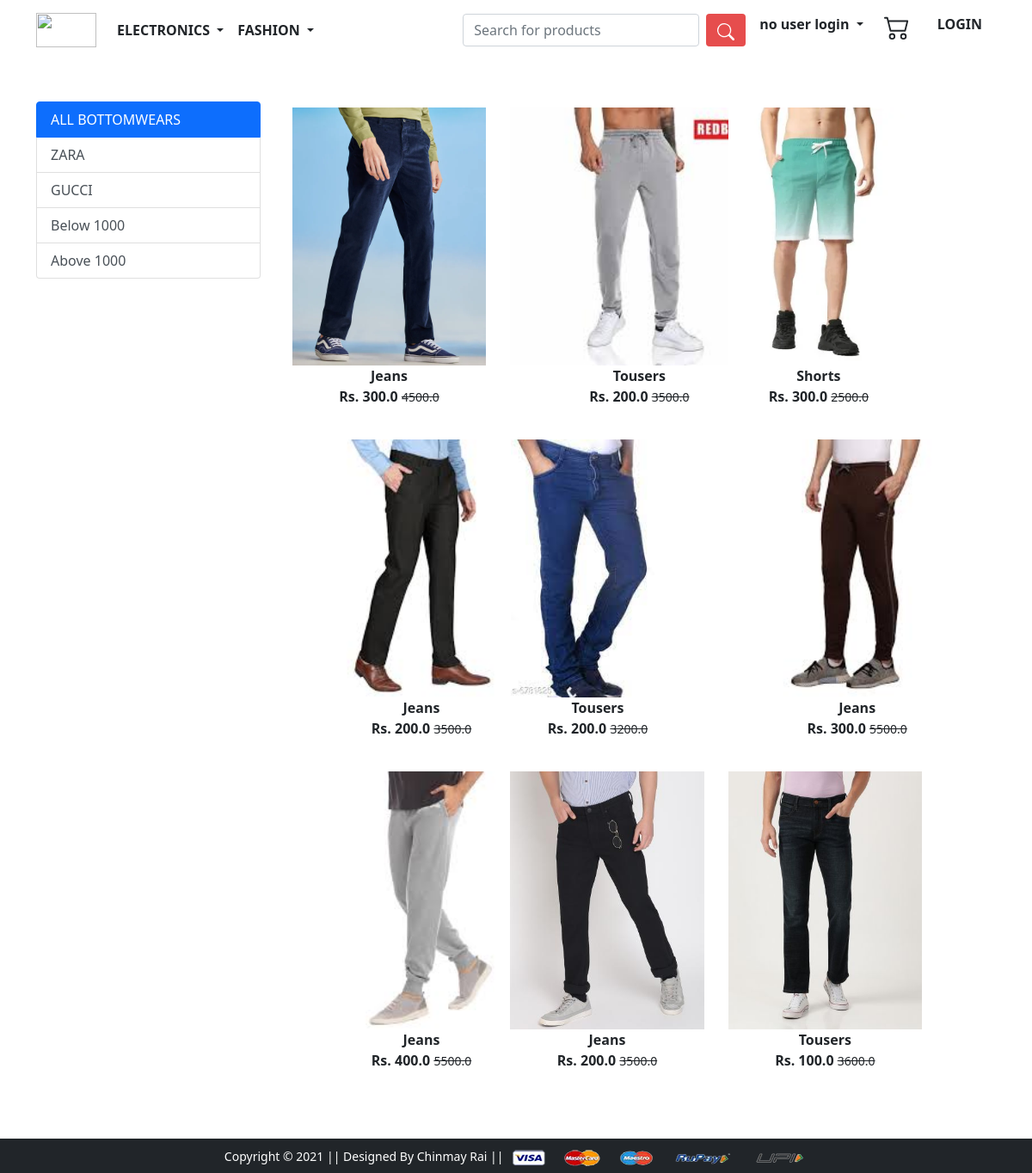
Before: /bottomwear/ with the older database file.
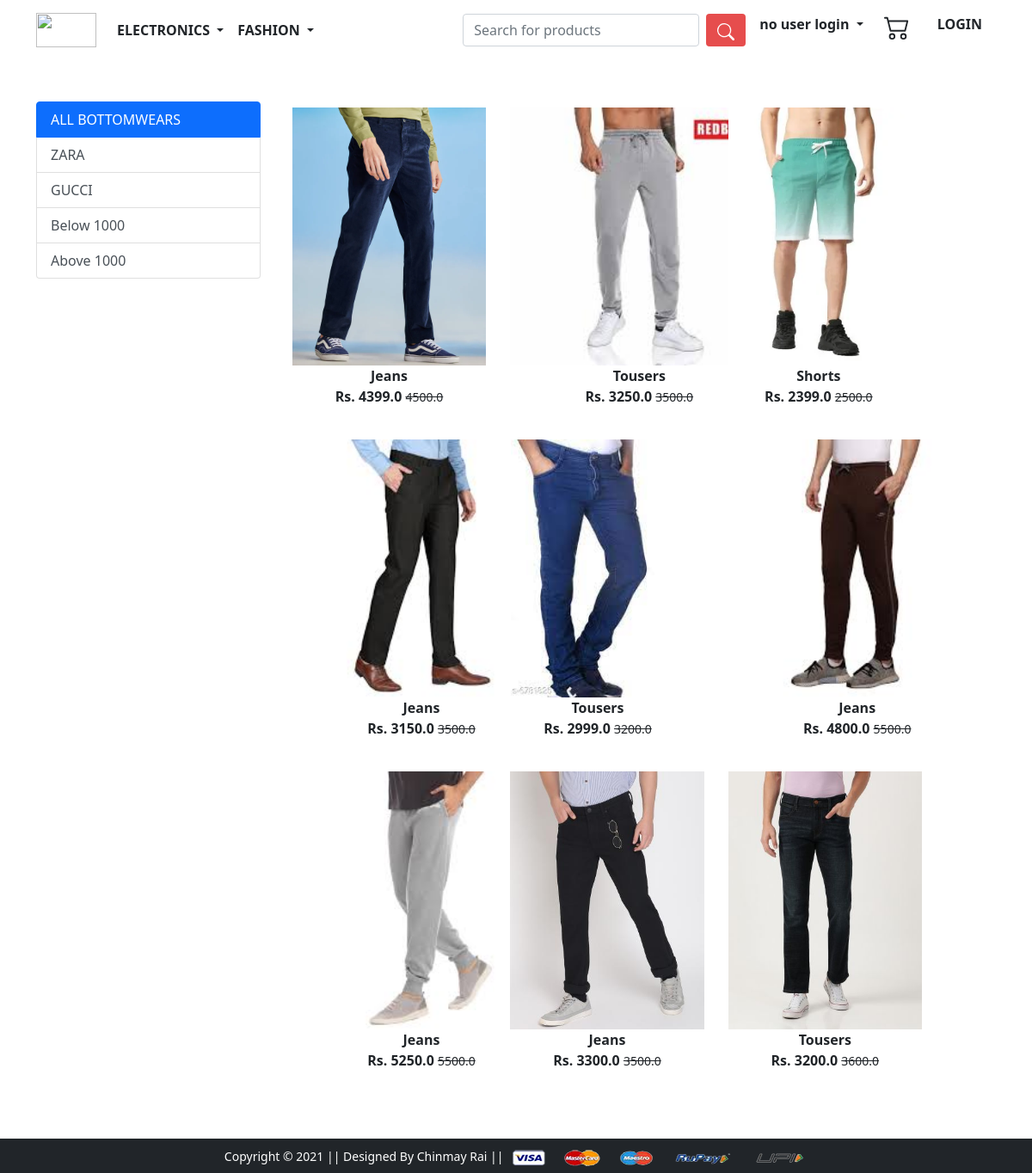
After: the same page with the newer database file.
### app/models.py (models this page shows, shortened)
class Product(models.Model):
    title = models.CharField(max_length=100)
    selling_price=models.FloatField()
    discounted_price=models.FloatField()
    description=models.TextField()
    brand = models.CharField(max_length=200)
    category = models.CharField(choices = CATEGORY_CHOICES,max_length=2)
    product_image = models.ImageField(upload_to='producting')

### app/views.py (the view)
# urls.py: path('bottomwear/', views.bottomwear, name='bottomwear'),
def bottomwear(request, data=None):
    if data == None:
        bottomwears = Product.objects.filter(category='BW')
    elif data=='ZARA' or data== 'GUCCI':
        bottomwears = Product.objects.filter(category='BW').filter(brand=data)
    elif data == 'below':
        bottomwears = Product.objects.filter(category='BW').filter(discounted_price__lt=1000)
    elif data == 'above':
        bottomwears = Product.objects.filter(category='BW').filter(discounted_price__gt=1000)
    return render(request, 'app/bottomwear.html',{'bottomwears':bottomwears})

### app/templates/app/bottomwear.html (shortened to what this page needs)
{% extends 'app/base.html' %}
{% load static %}
{% block main-content %}
<div class="container my-5">
 <div class="row">
  <div class="col-sm-3">
    <div class="list-group">
        <a href="{% url 'bottomwear' %}"
        class="list-group-item list-group-item-action active" area-current="true">ALL BOTTOMWEARS</a>
        <a href="{% url 'bottomweardata' 'ZARA' %}"
        class="list-group-item list-group-item-action " area-current="true">ZARA</a>
        <a href="{% url 'bottomweardata' 'GUCCI' %}"
        class="list-group-item list-group-item-action" area-current="true">GUCCI</a>
        <a href="{% url 'bottomweardata' 'below' %}"
        class="list-group-item list-group-item-action" area-current="true">Below 1000</a>
        <a href="{% url 'bottomweardata' 'above' %}"
        class="list-group-item list-group-item-action" area-current="true">Above 1000</a>
      </div>
  </div>
  <div class="col-sm-8">
    <div class="row">
      {% for product in bottomwears %}
        <div class="col-sm-4 text-center mb-4">
          <a href="{% url 'product-detail' product.id %}" class="btn">
            <div class="item">
              <img src="{{product.product_image.url}}" alt="" height="300" class="">
              <div class="fw-bold">{{product.title}}</div>
              <div class="fw-bold">Rs. {{product.discounted_price}}
                <small class="fw-light text-decoration-line-through">{{product.selling_price}}</small>
              </div>
            </div>
          </a>
        </div>
      {% endfor%}
    </div>
  </div>
 </div>
</div>
{% endblock main-content %}

Changed rows visible on the page:
changed Product (number 1 of 9 on the later page): discounted_price "300.0" → "4399.0"
changed Product (number 2 of 9 on the later page): discounted_price "200.0" → "3250.0"
changed Product "Shorts": discounted_price "300.0" → "2399.0"
changed Product (number 4 of 9 on the later page): discounted_price "200.0" → "3150.0"
changed Product (number 5 of 9 on the later page): discounted_price "200.0" → "2999.0"
changed Product (number 6 of 9 on the later page): discounted_price "300.0" → "4800.0"
changed Product (number 7 of 9 on the later page): discounted_price "400.0" → "5250.0"
changed Product (number 8 of 9 on the later page): discounted_price "200.0" → "3300.0"
changed Product (number 9 of 9 on the later page): discounted_price "100.0" → "3200.0"
